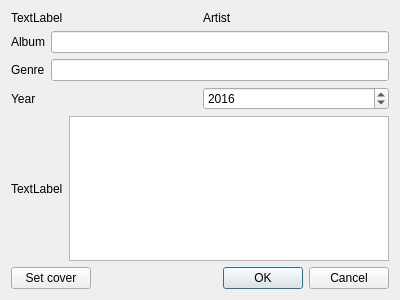
<?xml version="1.0" encoding="UTF-8"?>
<ui version="4.0">
 <class>AlbumDialog</class>
 <widget class="QDialog" name="AlbumDialog">
  <property name="geometry">
   <rect>
    <x>0</x>
    <y>0</y>
    <width>400</width>
    <height>300</height>
   </rect>
  </property>
  <property name="windowTitle">
   <string>Dialog</string>
  </property>
  <layout class="QGridLayout" name="gridLayout">
   <item row="0" column="0" colspan="2">
    <layout class="QHBoxLayout" name="horizontalLayout">
     <item>
      <widget class="QLabel" name="label_6">
       <property name="text">
        <string>TextLabel</string>
       </property>
      </widget>
     </item>
     <item>
      <widget class="QLabel" name="label">
       <property name="text">
        <string>Artist</string>
       </property>
      </widget>
     </item>
    </layout>
   </item>
   <item row="1" column="0" colspan="2">
    <layout class="QHBoxLayout" name="horizontalLayout_2">
     <item>
      <widget class="QLabel" name="label_2">
       <property name="text">
        <string>Album</string>
       </property>
      </widget>
     </item>
     <item>
      <widget class="QLineEdit" name="lineEdit"/>
     </item>
    </layout>
   </item>
   <item row="2" column="0" colspan="2">
    <layout class="QHBoxLayout" name="horizontalLayout_3">
     <item>
      <widget class="QLabel" name="label_3">
       <property name="text">
        <string>Genre</string>
       </property>
      </widget>
     </item>
     <item>
      <widget class="QLineEdit" name="lineEdit_2"/>
     </item>
    </layout>
   </item>
   <item row="3" column="0" colspan="2">
    <layout class="QHBoxLayout" name="horizontalLayout_4">
     <item>
      <widget class="QLabel" name="label_4">
       <property name="text">
        <string>Year</string>
       </property>
      </widget>
     </item>
     <item>
      <widget class="QSpinBox" name="spinBox">
       <property name="minimum">
        <number>1900</number>
       </property>
       <property name="maximum">
        <number>2100</number>
       </property>
       <property name="value">
        <number>2016</number>
       </property>
      </widget>
     </item>
    </layout>
   </item>
   <item row="4" column="0">
    <widget class="QLabel" name="label_5">
     <property name="text">
      <string>TextLabel</string>
     </property>
    </widget>
   </item>
   <item row="4" column="1">
    <widget class="QPlainTextEdit" name="plainTextEdit"/>
   </item>
   <item row="5" column="0" colspan="2">
    <layout class="QHBoxLayout" name="horizontalLayout_5">
     <item>
      <widget class="QPushButton" name="pushButton">
       <property name="text">
        <string>Set cover</string>
       </property>
      </widget>
     </item>
     <item>
      <widget class="QDialogButtonBox" name="buttonBox">
       <property name="orientation">
        <enum>Qt::Horizontal</enum>
       </property>
       <property name="standardButtons">
        <set>QDialogButtonBox::Cancel|QDialogButtonBox::Ok</set>
       </property>
      </widget>
     </item>
    </layout>
   </item>
  </layout>
 </widget>
 <resources/>
 <connections>
  <connection>
   <sender>buttonBox</sender>
   <signal>accepted()</signal>
   <receiver>AlbumDialog</receiver>
   <slot>accept()</slot>
   <hints>
    <hint type="sourcelabel">
     <x>248</x>
     <y>254</y>
    </hint>
    <hint type="destinationlabel">
     <x>157</x>
     <y>274</y>
    </hint>
   </hints>
  </connection>
  <connection>
   <sender>buttonBox</sender>
   <signal>rejected()</signal>
   <receiver>AlbumDialog</receiver>
   <slot>reject()</slot>
   <hints>
    <hint type="sourcelabel">
     <x>316</x>
     <y>260</y>
    </hint>
    <hint type="destinationlabel">
     <x>286</x>
     <y>274</y>
    </hint>
   </hints>
  </connection>
 </connections>
</ui>
